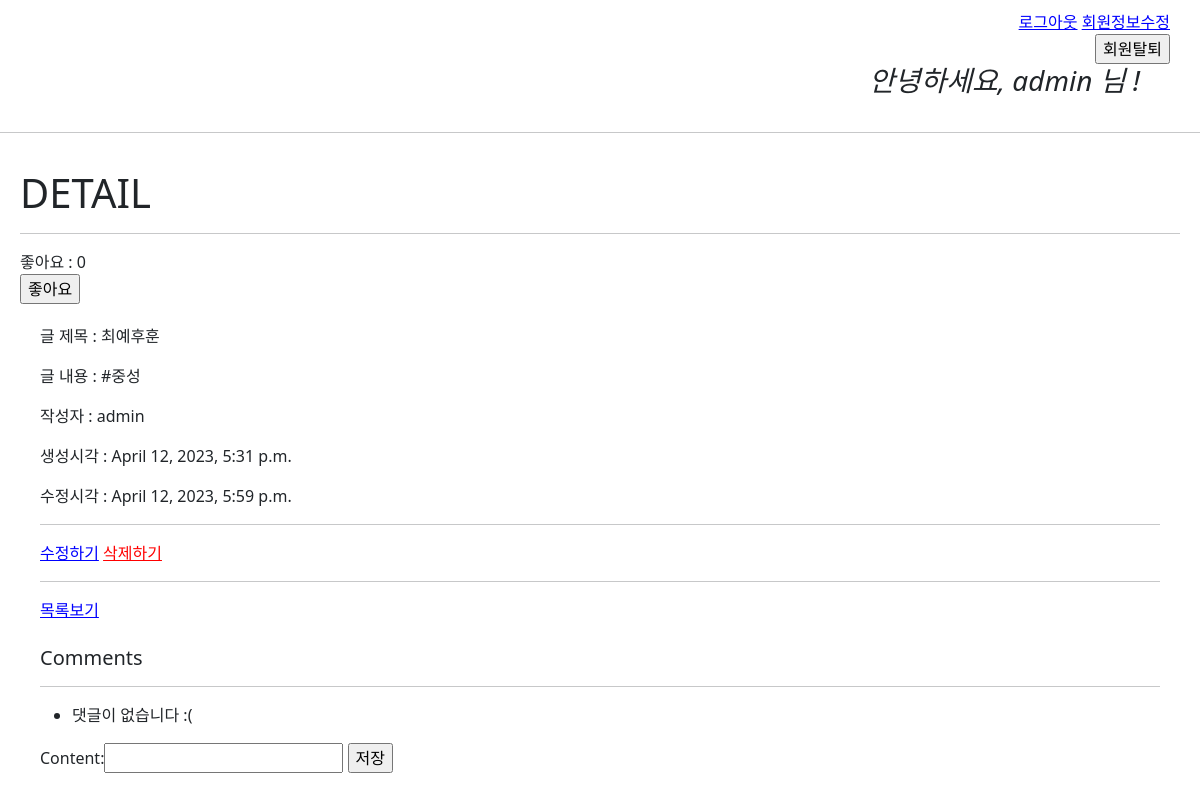
Screenshot of /articles/5/ (signed in) with the database file from the repository.
### accounts/models.py (models this page shows)
class User(AbstractUser):
    pass

### articles/models.py (models this page shows, shortened)
class Article(models.Model):
    hashtags = models.ManyToManyField(Hashtag)
    user = models.ForeignKey(settings.AUTH_USER_MODEL, on_delete=models.CASCADE)
    like_users = models.ManyToManyField(settings.AUTH_USER_MODEL, related_name='like_articles')
    title = models.CharField(max_length=30)
    content = models.TextField()
    image = models.ImageField(blank=True, null=True)
    thumbnail_img = ImageSpecField(
        source='image',
        processors=[Thumbnail(200,300)],
        format='JPEG',
        options={'quality':80},
    )
    created_at = models.DateTimeField(auto_now_add=True)
    updated_at = models.DateTimeField(auto_now=True)

### articles/views.py (the view)
# urls.py: path('<int:pk>/', views.detail, name='detail'),
def detail(request, pk):
    article = Article.objects.get(pk=pk)
    comment_form = CommentForm()
    comments = article.comment_set.all()
    comments = article.comment_set.filter(parent__isnull=True) # 댓글
    context = {
        'article': article,
        'comment_form': comment_form,
        'comments': comments,
    }
    return render(request, 'articles/detail.html', context)

### articles/forms.py
class CommentForm(forms.ModelForm):
    class Meta:
        model = Comment
        exclude = ('article', 'user', 'parent')

### articles/templates/articles/detail.html (shortened to what this page needs)
{% extends 'base.html' %}
{% block content %}
  <h1>DETAIL</h1>
  <hr />
  <span>좋아요 : {{article.like_users.count}}</span>
  {% if request.user.is_authenticated %}
  <form action="{% url 'articles:likes' article.pk %}" method="POST">
    {% if requset.user in article.like_users.all %}
      <input type="submit" value="좋아요 취소">
    {% else %}
      <input type="submit" value="좋아요">
    {% endif %}
  </form>
  {% endif %}
  <div id="article-content">
    <p>글 제목 : {{article.title}}</p>
    <p>글 내용 : {{article.content}}</p>
    <p>작성자 : {{article.user}}</p>
    <p>생성시각 : {{article.created_at}}</p>
    <p>수정시각 : {{article.updated_at}}</p>
    <hr>
    {% if request.user == article.user %}
      <a href="{% url 'articles:update' article.pk %}">수정하기</a>
      <form action="{% url 'articles:delete' article.pk %}" id="delete-form">
        <input type="submit" value="삭제하기" id="delete-btn" />
      </form><br>
      <hr>
    {% endif %}
    <a href="{% url 'articles:index' %}">목록보기</a>
    <br><br>
    <h5>Comments</h5>
    <hr>
    <ul>
      {% for comment in comments %}
        <li>
          {{comment.user}} : {{comment.content}}
          {% if request.user == comment.user %}
          <form action="{% url 'articles:comments_delete' article.pk comment.pk%}" method="POST">
            {% csrf_token %}
            <input type="submit" value="삭제">
          </form>
          {% endif %}
        </li>
        <p>대댓글</p>
        {% for reply in comment.replies.all %}
        <p>{{ reply.content }}</p>
        {% endfor %}
        <form action="{% url 'articles:comments_create' article.pk %}" method="POST">
          <input type="hidden" name="parent_pk" value="{{ comment.pk }}">
          {% csrf_token %}
          {{ comment_form }}
          <input type="submit" value="대댓글">
        </form>
      {% empty %}
        <li>댓글이 없습니다 :(</li>
      {% endfor %}
    </ul>
    {% if request.user.is_authenticated %}
    <form action="{% url 'articles:comments_create' article.pk %}" method="POST">
      {{comment_form}}
      <input type="submit" value="저장">
    </form>
    {% else %}
      <a href="{% url 'accounts:login' %}">[댓글을 작성하려면 로그인하세요.]</a>
    {% endif %}
  </div>
{% endblock content %}

### templates/base.html (shortened to what this page needs)
{% load static %}
<!DOCTYPE html>
<html lang="en">
  <head>
    <link href="https://cdn.jsdelivr.net/npm/bootstrap@5.3.0-alpha1/dist/css/bootstrap.min.css" rel="stylesheet">
    <link rel="stylesheet" href="{% static 'base.css' %}">
  </head>
  <body>
    <div id="nav">
      {% if user.is_authenticated %}
        <a href="{% url 'accounts:logout' %}">로그아웃</a>
        <a href="{% url 'accounts:update' %}">회원정보수정</a>
        <form action="{% url 'accounts:delete' %}" method="POST">
          <input type="submit" value="회원탈퇴">
        </form>
        <h3 id="user-hello"><i>안녕하세요, {{user}} 님 !</i></h3>
      {% else %}
        <a href="{% url 'accounts:signup' %}">회원가입</a>
        <a href="{% url 'accounts:login' %}">로그인</a>
      {% endif %}
    </div>
    <hr>
    <div id="content">
      {% block content %}{% endblock content %}
    </div>
  </body>
</html>

### static/base.css (style rules this page uses)
a { color: blue; }
#content { padding: 20px; }
#delete-btn { border: 0; outline: 0; color: red; text-decoration: underline; background: none; padding: 0px; }
#delete-form { display: inline; }
#nav { text-align: right; padding: 10px 30px 10px; }
#user-hello { text-align: right; padding-right: 30px; }
#article-content { padding: 20px; }

### rows the page displays
User: username "admin"
Article: like_users.count "0", title "최예후훈", content "#중성", user "admin", created_at "April 12, 2023, 5:31 p.m.", updated_at "April 12, 2023, 5:59 p.m."
